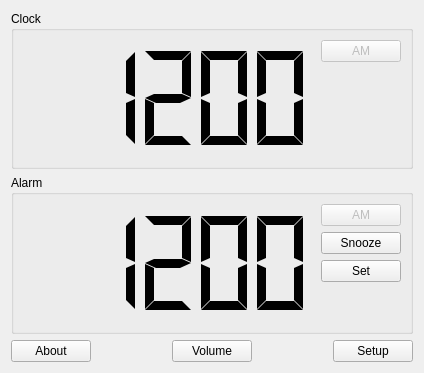
<?xml version="1.0" encoding="UTF-8"?>
<ui version="4.0">
 <class>ScreenClock</class>
 <widget class="QWidget" name="ScreenClock">
  <property name="geometry">
   <rect>
    <x>0</x>
    <y>0</y>
    <width>424</width>
    <height>373</height>
   </rect>
  </property>
  <property name="windowTitle">
   <string>Form</string>
  </property>
  <layout class="QVBoxLayout" name="verticalLayout_3">
   <item>
    <widget class="QGroupBox" name="clockBox">
     <property name="sizePolicy">
      <sizepolicy hsizetype="Preferred" vsizetype="Expanding">
       <horstretch>0</horstretch>
       <verstretch>0</verstretch>
      </sizepolicy>
     </property>
     <property name="title">
      <string>Clock</string>
     </property>
     <property name="flat">
      <bool>true</bool>
     </property>
     <property name="checkable">
      <bool>false</bool>
     </property>
     <layout class="QHBoxLayout" name="horizontalLayout_7">
      <item>
       <widget class="QLCDNumber" name="clockDisplay">
        <property name="sizePolicy">
         <sizepolicy hsizetype="Expanding" vsizetype="Minimum">
          <horstretch>0</horstretch>
          <verstretch>0</verstretch>
         </sizepolicy>
        </property>
        <property name="frameShape">
         <enum>QFrame::NoFrame</enum>
        </property>
        <property name="segmentStyle">
         <enum>QLCDNumber::Flat</enum>
        </property>
        <property name="intValue" stdset="0">
         <number>1200</number>
        </property>
       </widget>
      </item>
      <item>
       <layout class="QVBoxLayout" name="verticalLayout_2">
        <item>
         <widget class="QPushButton" name="clockAmPmBtn">
          <property name="enabled">
           <bool>false</bool>
          </property>
          <property name="text">
           <string>AM</string>
          </property>
          <property name="checkable">
           <bool>true</bool>
          </property>
         </widget>
        </item>
        <item>
         <spacer name="verticalSpacer_3">
          <property name="orientation">
           <enum>Qt::Vertical</enum>
          </property>
          <property name="sizeHint" stdset="0">
           <size>
            <width>20</width>
            <height>40</height>
           </size>
          </property>
         </spacer>
        </item>
       </layout>
      </item>
     </layout>
    </widget>
   </item>
   <item>
    <widget class="QGroupBox" name="alarmBox">
     <property name="enabled">
      <bool>true</bool>
     </property>
     <property name="sizePolicy">
      <sizepolicy hsizetype="Preferred" vsizetype="Expanding">
       <horstretch>0</horstretch>
       <verstretch>0</verstretch>
      </sizepolicy>
     </property>
     <property name="title">
      <string>Alarm</string>
     </property>
     <property name="flat">
      <bool>true</bool>
     </property>
     <property name="checkable">
      <bool>false</bool>
     </property>
     <property name="checked">
      <bool>false</bool>
     </property>
     <layout class="QHBoxLayout" name="horizontalLayout_6">
      <item>
       <widget class="QLCDNumber" name="alarmDisplay">
        <property name="sizePolicy">
         <sizepolicy hsizetype="Expanding" vsizetype="Minimum">
          <horstretch>0</horstretch>
          <verstretch>0</verstretch>
         </sizepolicy>
        </property>
        <property name="frameShape">
         <enum>QFrame::NoFrame</enum>
        </property>
        <property name="segmentStyle">
         <enum>QLCDNumber::Flat</enum>
        </property>
        <property name="intValue" stdset="0">
         <number>1200</number>
        </property>
       </widget>
      </item>
      <item>
       <layout class="QVBoxLayout" name="verticalLayout">
        <item>
         <widget class="QPushButton" name="alarmAmPmBtn">
          <property name="enabled">
           <bool>false</bool>
          </property>
          <property name="text">
           <string>AM</string>
          </property>
          <property name="checkable">
           <bool>true</bool>
          </property>
         </widget>
        </item>
        <item>
         <widget class="QPushButton" name="snoozeBtn">
          <property name="text">
           <string>Snooze</string>
          </property>
          <property name="checkable">
           <bool>true</bool>
          </property>
         </widget>
        </item>
        <item>
         <widget class="QPushButton" name="alarmEnableBtn">
          <property name="text">
           <string>Set</string>
          </property>
          <property name="checkable">
           <bool>true</bool>
          </property>
         </widget>
        </item>
        <item>
         <spacer name="verticalSpacer_2">
          <property name="orientation">
           <enum>Qt::Vertical</enum>
          </property>
          <property name="sizeHint" stdset="0">
           <size>
            <width>20</width>
            <height>40</height>
           </size>
          </property>
         </spacer>
        </item>
       </layout>
      </item>
     </layout>
    </widget>
   </item>
   <item>
    <layout class="QHBoxLayout" name="horizontalLayout">
     <property name="sizeConstraint">
      <enum>QLayout::SetDefaultConstraint</enum>
     </property>
     <item>
      <widget class="QPushButton" name="aboutBtn">
       <property name="text">
        <string>About</string>
       </property>
      </widget>
     </item>
     <item>
      <spacer name="horizontalSpacer">
       <property name="orientation">
        <enum>Qt::Horizontal</enum>
       </property>
       <property name="sizeHint" stdset="0">
        <size>
         <width>40</width>
         <height>20</height>
        </size>
       </property>
      </spacer>
     </item>
     <item>
      <widget class="QPushButton" name="volumeBtn">
       <property name="text">
        <string>Volume</string>
       </property>
      </widget>
     </item>
     <item>
      <spacer name="horizontalSpacer_5">
       <property name="orientation">
        <enum>Qt::Horizontal</enum>
       </property>
       <property name="sizeHint" stdset="0">
        <size>
         <width>40</width>
         <height>20</height>
        </size>
       </property>
      </spacer>
     </item>
     <item>
      <widget class="QPushButton" name="setAlarmBtn">
       <property name="sizePolicy">
        <sizepolicy hsizetype="Minimum" vsizetype="Fixed">
         <horstretch>0</horstretch>
         <verstretch>0</verstretch>
        </sizepolicy>
       </property>
       <property name="text">
        <string>Setup</string>
       </property>
      </widget>
     </item>
    </layout>
   </item>
  </layout>
 </widget>
 <resources/>
 <connections/>
</ui>
